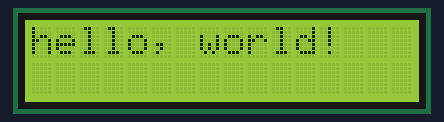
This sketch was run on a simulated Arduino Uno, built with avr-gcc and run on an emulated ATmega328P. Shown: 16×2 character LCD.

Above: at 0.1 s.

The sketch:

Cursor.ino
```cpp
// include the library code:
#include <LiquidCrystal.h>

// initialize the library with the numbers of the interface pins
LiquidCrystal lcd(12, 11, 5, 4, 3, 2);

void setup() {
  // set up the LCD's number of columns and rows:
  lcd.begin(16, 2);
  // Print a message to the LCD.
  lcd.print("hello, world!");
}

void loop() {
  // Turn off the cursor:
  lcd.noCursor();
  delay(500);
  // Turn on the cursor:
  lcd.cursor();
  delay(500);
}
```
